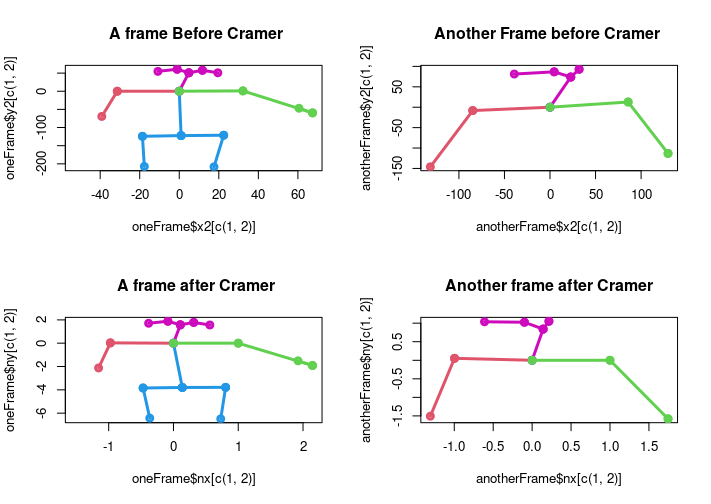

The script that drew this image:
# data loading by maxPeople

load("~/multiFlowR/OpenPoseDataCleaning/functionsRData/maxPeople.rda")

maxPeople(path = "~/multiFlowR/OpenPoseDataCleaning/functionsExamples/rawData/", max = 1,full.folder = T)->example


# and corrected by xyCorrector

load("~/multiFlowR/OpenPoseDataCleaning/functionsRData/xyCorrector.rda")

xyCorrector(df = example,df.full = T,set.NAs = T,fixed.point.x = 1,fixed.point.y = 1,reverse.y = T)->example


################### CramerOpenPose ##########################



load("~/multiFlowR/OpenPoseDataCleaning/functionsRData/cramerOpenPose.rda")


result<-cramerOpenPose(data = example,v.i = 5,
                       orthonormal = T, 
                       save.video.csv = T,
                       output.folder  = "~/multiFlowR/OpenPoseDataCleaning/functionsExamples/cleanDataCSV/",
                       save.parquet = T)


head(result)


### plots

par(mfrow=c(2,2))

unique(example$name)-> dataNames # get the file names as vectors


result[result$frame==43 & result$name==dataNames[3],]->oneFrame # get a frame

result[result$frame==47 & result$name==dataNames[2],]->anotherFrame


#### before cramer ###################################333

plot(oneFrame$x2[c(1,2)],oneFrame$y2[c(1,2)], type = "o",ylim = c(min(oneFrame$y2,na.rm = T),max(oneFrame$y2,na.rm = T)),
     xlim =c(min(oneFrame$x2,na.rm = T),max(oneFrame$x2,na.rm = T)), main=" A frame Before Cramer", lwd=3, col=6 )+
  
  points(oneFrame$x2[c(2,3)],oneFrame$y2[c(2,3)],col=2, type = "o",lwd=3)+
  
  points(oneFrame$x2[c(3,4)],oneFrame$y2[c(3,4)],col=2, type = "o",lwd=3)+
  
  points(oneFrame$x2[c(2,9)],oneFrame$y2[c(2,9)],col=4, type = "o",lwd=3)+
  
  points(oneFrame$x2[c(2,6)],oneFrame$y2[c(2,6)],col=3, type = "o",lwd=3)+
  
  points(oneFrame$x2[c(6,7)],oneFrame$y2[c(6,7)],col=3, type = "o",lwd=3)+
  
  points(oneFrame$x2[c(7,8)],oneFrame$y2[c(7,8)],col=3, type = "o",lwd=3) +
  
  points(oneFrame$x2[c(1,17)],oneFrame$y2[c(1,17)],col=6, type = "o",lwd=3)+
  
  points(oneFrame$x2[c(1,16)],oneFrame$y2[c(1,16)],col=6, type = "o",lwd=3)+
  
  points(oneFrame$x2[c(16,18)],oneFrame$y2[c(16,18)],col=6, type = "o",lwd=3)+
  
  points(oneFrame$x2[c(17,19)],oneFrame$y2[c(17,19)],col=6, type = "o",lwd=3)+
  
  points(oneFrame$x2[c(9,13)],oneFrame$y2[c(9,13)],col=4, type = "o",lwd=3)+
  
  points(oneFrame$x2[c(9,10)],oneFrame$y2[c(9,10)],col=4, type = "o",lwd=3)+
  
  points(oneFrame$x2[c(13,14)],oneFrame$y2[c(13,14)],col=4, type = "o",lwd=3)+
  
  points(oneFrame$x2[c(10,11)],oneFrame$y2[c(10,11)],col=4, type = "o",lwd=3)


plot(anotherFrame$x2[c(1,2)],anotherFrame$y2[c(1,2)], type = "o",ylim = c(min(anotherFrame$y2,na.rm = T),max(anotherFrame$y2,na.rm = T)),
     xlim =c(min(anotherFrame$x2,na.rm = T),max(anotherFrame$x2,na.rm = T)), main="Another Frame before Cramer ", lwd=3, col=6 )+
  
  points(anotherFrame$x2[c(2,3)],anotherFrame$y2[c(2,3)],col=2, type = "o",lwd=3)+
  
  points(anotherFrame$x2[c(3,4)],anotherFrame$y2[c(3,4)],col=2, type = "o",lwd=3)+
  
  points(anotherFrame$x2[c(2,9)],anotherFrame$y2[c(2,9)],col=4, type = "o",lwd=3)+
  
  points(anotherFrame$x2[c(2,6)],anotherFrame$y2[c(2,6)],col=3, type = "o",lwd=3)+
  
  points(anotherFrame$x2[c(6,7)],anotherFrame$y2[c(6,7)],col=3, type = "o",lwd=3)+
  
  points(anotherFrame$x2[c(7,8)],anotherFrame$y2[c(7,8)],col=3, type = "o",lwd=3) +
  
  points(anotherFrame$x2[c(1,17)],anotherFrame$y2[c(1,17)],col=6, type = "o",lwd=3)+
  
  points(anotherFrame$x2[c(1,16)],anotherFrame$y2[c(1,16)],col=6, type = "o",lwd=3)+
  
  points(anotherFrame$x2[c(16,18)],anotherFrame$y2[c(16,18)],col=6, type = "o",lwd=3)+
  
  points(anotherFrame$x2[c(17,19)],anotherFrame$y2[c(17,19)],col=6, type = "o",lwd=3)+
  
  points(anotherFrame$x2[c(9,13)],anotherFrame$y2[c(9,13)],col=4, type = "o",lwd=3)+
  
  points(anotherFrame$x2[c(9,10)],anotherFrame$y2[c(9,10)],col=4, type = "o",lwd=3)+
  
  points(anotherFrame$x2[c(13,14)],anotherFrame$y2[c(13,14)],col=4, type = "o",lwd=3)+
  
  points(anotherFrame$x2[c(10,11)],anotherFrame$y2[c(10,11)],col=4, type = "o",lwd=3)


plot(oneFrame$nx[c(1,2)],oneFrame$ny[c(1,2)], type = "o",ylim = c(min(oneFrame$ny,na.rm = T),max(oneFrame$ny,na.rm = T)),
     xlim =c(min(oneFrame$nx,na.rm = T),max(oneFrame$nx,na.rm = T)), main=" A frame after Cramer", lwd=3, col=6 )+
  
  points(oneFrame$nx[c(2,3)],oneFrame$ny[c(2,3)],col=2, type = "o",lwd=3)+
  
  points(oneFrame$nx[c(3,4)],oneFrame$ny[c(3,4)],col=2, type = "o",lwd=3)+
  
  points(oneFrame$nx[c(2,9)],oneFrame$ny[c(2,9)],col=4, type = "o",lwd=3)+
  
  points(oneFrame$nx[c(2,6)],oneFrame$ny[c(2,6)],col=3, type = "o",lwd=3)+
  
  points(oneFrame$nx[c(6,7)],oneFrame$ny[c(6,7)],col=3, type = "o",lwd=3)+
  
  points(oneFrame$nx[c(7,8)],oneFrame$ny[c(7,8)],col=3, type = "o",lwd=3) +
  
  points(oneFrame$nx[c(1,17)],oneFrame$ny[c(1,17)],col=6, type = "o",lwd=3)+
  
  points(oneFrame$nx[c(1,16)],oneFrame$ny[c(1,16)],col=6, type = "o",lwd=3)+
  
  points(oneFrame$nx[c(16,18)],oneFrame$ny[c(16,18)],col=6, type = "o",lwd=3)+
  
  points(oneFrame$nx[c(17,19)],oneFrame$ny[c(17,19)],col=6, type = "o",lwd=3)+
  
  points(oneFrame$nx[c(9,13)],oneFrame$ny[c(9,13)],col=4, type = "o",lwd=3)+
  
  points(oneFrame$nx[c(9,10)],oneFrame$ny[c(9,10)],col=4, type = "o",lwd=3)+
  
  points(oneFrame$nx[c(13,14)],oneFrame$ny[c(13,14)],col=4, type = "o",lwd=3)+
  
  points(oneFrame$nx[c(10,11)],oneFrame$ny[c(10,11)],col=4, type = "o",lwd=3)


plot(anotherFrame$nx[c(1,2)],anotherFrame$ny[c(1,2)], type = "o",ylim = c(min(anotherFrame$ny,na.rm = T),max(anotherFrame$ny,na.rm = T)),
     xlim =c(min(anotherFrame$nx,na.rm = T),max(anotherFrame$nx,na.rm = T)), main="Another frame after Cramer", lwd=3, col=6 )+
  
  points(anotherFrame$nx[c(2,3)],anotherFrame$ny[c(2,3)],col=2, type = "o",lwd=3)+
  
  points(anotherFrame$nx[c(3,4)],anotherFrame$ny[c(3,4)],col=2, type = "o",lwd=3)+
  
  points(anotherFrame$nx[c(2,9)],anotherFrame$ny[c(2,9)],col=4, type = "o",lwd=3)+
  
  points(anotherFrame$nx[c(2,6)],anotherFrame$ny[c(2,6)],col=3, type = "o",lwd=3)+
  
  points(anotherFrame$nx[c(6,7)],anotherFrame$ny[c(6,7)],col=3, type = "o",lwd=3)+
  
  points(anotherFrame$nx[c(7,8)],anotherFrame$ny[c(7,8)],col=3, type = "o",lwd=3) +
  
  points(anotherFrame$nx[c(1,17)],anotherFrame$ny[c(1,17)],col=6, type = "o",lwd=3)+
  
  points(anotherFrame$nx[c(1,16)],anotherFrame$ny[c(1,16)],col=6, type = "o",lwd=3)+
  
  points(anotherFrame$nx[c(16,18)],anotherFrame$ny[c(16,18)],col=6, type = "o",lwd=3)+
  
  points(anotherFrame$nx[c(17,19)],anotherFrame$ny[c(17,19)],col=6, type = "o",lwd=3)+
  
  points(anotherFrame$nx[c(9,13)],anotherFrame$ny[c(9,13)],col=4, type = "o",lwd=3)+
  
  points(anotherFrame$nx[c(9,10)],anotherFrame$ny[c(9,10)],col=4, type = "o",lwd=3)+
  
  points(anotherFrame$nx[c(13,14)],anotherFrame$ny[c(13,14)],col=4, type = "o",lwd=3)+
  
  points(anotherFrame$nx[c(10,11)],anotherFrame$ny[c(10,11)],col=4, type = "o",lwd=3)

# max(result[result$name==dataNames[3],"frame"])->maxFrame
# 
# for (i in min(result$frame):maxFrame) {
#   
#   result[result$frame==i & result$name==dataNames[3],]->frame
# 
# plot(frame$x[c(1,2)],frame$y[c(1,2)], type = "o",ylim = c(min(frame$y,na.rm = T),max(frame$y,na.rm = T)),
#      xlim =c(min(frame$x,na.rm = T),max(frame$x,na.rm = T)), main="Before xyCorrector", lwd=3, col=6 )+
#   
#   points(frame$x[c(2,3)],frame$y[c(2,3)],col=2, type = "o",lwd=3)+
#   
#   points(frame$x[c(3,4)],frame$y[c(3,4)],col=2, type = "o",lwd=3)+
#   
#   points(frame$x[c(2,9)],frame$y[c(2,9)],col=4, type = "o",lwd=3)+
#   
#   points(frame$x[c(2,6)],frame$y[c(2,6)],col=3, type = "o",lwd=3)+
#   
#   points(frame$x[c(6,7)],frame$y[c(6,7)],col=3, type = "o",lwd=3)+
#   
#   points(frame$x[c(7,8)],frame$y[c(7,8)],col=3, type = "o",lwd=3) +
#   
#   points(frame$x[c(1,17)],frame$y[c(1,17)],col=6, type = "o",lwd=3)+
#   
#   points(frame$x[c(1,16)],frame$y[c(1,16)],col=6, type = "o",lwd=3)+
#   
#   points(frame$x[c(16,18)],frame$y[c(16,18)],col=6, type = "o",lwd=3)+
#   
#   points(frame$x[c(17,19)],frame$y[c(17,19)],col=6, type = "o",lwd=3)+
#   
#   points(frame$x[c(9,13)],frame$y[c(9,13)],col=4, type = "o",lwd=3)+
#   
#   points(frame$x[c(9,10)],frame$y[c(9,10)],col=4, type = "o",lwd=3)+
#   
#   points(frame$x[c(13,14)],frame$y[c(13,14)],col=4, type = "o",lwd=3)+
#   
#   points(frame$x[c(10,11)],frame$y[c(10,11)],col=4, type = "o",lwd=3)
# 
# 
# 
# 
# plot(frame$x2[c(1,2)],frame$y2[c(1,2)], type = "o",ylim = c(min(frame$y2,na.rm = T),max(frame$y2,na.rm = T)),
#      xlim =c(min(frame$x2,na.rm = T),max(frame$x2,na.rm = T)), main="After xyCorrector", lwd=3, col=6 )+
#   
#   points(frame$x2[c(2,3)],frame$y2[c(2,3)],col=2, type = "o",lwd=3)+
#   
#   points(frame$x2[c(3,4)],frame$y2[c(3,4)],col=2, type = "o",lwd=3)+
#   
#   points(frame$x2[c(2,9)],frame$y2[c(2,9)],col=4, type = "o",lwd=3)+
#   
#   points(frame$x2[c(2,6)],frame$y2[c(2,6)],col=3, type = "o",lwd=3)+
#   
#   points(frame$x2[c(6,7)],frame$y2[c(6,7)],col=3, type = "o",lwd=3)+
#   
#   points(frame$x2[c(7,8)],frame$y2[c(7,8)],col=3, type = "o",lwd=3) +
#   
#   points(frame$x2[c(1,17)],frame$y2[c(1,17)],col=6, type = "o",lwd=3)+
#   
#   points(frame$x2[c(1,16)],frame$y2[c(1,16)],col=6, type = "o",lwd=3)+
#   
#   points(frame$x2[c(16,18)],frame$y2[c(16,18)],col=6, type = "o",lwd=3)+
#   
#   points(frame$x2[c(17,19)],frame$y2[c(17,19)],col=6, type = "o",lwd=3)+
#   
#   points(frame$x2[c(9,13)],frame$y2[c(9,13)],col=4, type = "o",lwd=3)+
#   
#   points(frame$x2[c(9,10)],frame$y2[c(9,10)],col=4, type = "o",lwd=3)+
#   
#   points(frame$x2[c(13,14)],frame$y2[c(13,14)],col=4, type = "o",lwd=3)+
#   
#   points(frame$x2[c(10,11)],frame$y2[c(10,11)],col=4, type = "o",lwd=3)
# 
# 
# 
# plot(frame$nx[c(1,2)],frame$ny[c(1,2)], type = "o",ylim = c(min(frame$ny,na.rm = T),max(frame$ny,na.rm = T)),
#      xlim =c(min(frame$nx,na.rm = T),max(frame$nx,na.rm = T)), main="After Cramer", lwd=3, col=6 )+
#   
#   points(frame$nx[c(2,3)],frame$ny[c(2,3)],col=2, type = "o",lwd=3)+
#   
#   points(frame$nx[c(3,4)],frame$ny[c(3,4)],col=2, type = "o",lwd=3)+
#   
#   points(frame$nx[c(2,9)],frame$ny[c(2,9)],col=4, type = "o",lwd=3)+
#   
#   points(frame$nx[c(2,6)],frame$ny[c(2,6)],col=3, type = "o",lwd=3)+
#   
#   points(frame$nx[c(6,7)],frame$ny[c(6,7)],col=3, type = "o",lwd=3)+
#   
#   points(frame$nx[c(7,8)],frame$ny[c(7,8)],col=3, type = "o",lwd=3) +
#   
#   points(frame$nx[c(1,17)],frame$ny[c(1,17)],col=6, type = "o",lwd=3)+
#   
#   points(frame$nx[c(1,16)],frame$ny[c(1,16)],col=6, type = "o",lwd=3)+
#   
#   points(frame$nx[c(16,18)],frame$ny[c(16,18)],col=6, type = "o",lwd=3)+
#   
#   points(frame$nx[c(17,19)],frame$ny[c(17,19)],col=6, type = "o",lwd=3)+
#   
#   points(frame$nx[c(9,13)],frame$ny[c(9,13)],col=4, type = "o",lwd=3)+
#   
#   points(frame$nx[c(9,10)],frame$ny[c(9,10)],col=4, type = "o",lwd=3)+
#   
#   points(frame$nx[c(13,14)],frame$ny[c(13,14)],col=4, type = "o",lwd=3)+
#   
#   points(frame$nx[c(10,11)],frame$ny[c(10,11)],col=4, type = "o",lwd=3)
# 
# }
